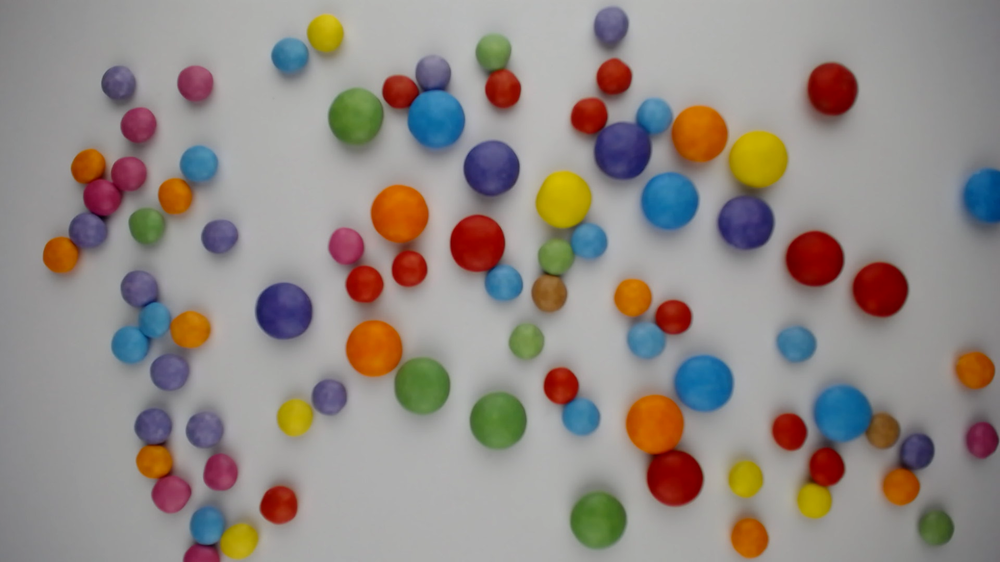
#> input picture smarties1.png, 1000 x 562 px, shrunk from 1920 x 1080 before the run
$ jupyter execute ObjectDetection.ipynb
#> lines starting #> are read from the running program, lines starting #| are printed output that depends on the picture
# Object detection in the "wild"

A good application in quality management is classifying and counting objects.

[cell 1]
# Import OpenCV
import cv2
# Since OpenCV is based on numpy:
import numpy as np
# Import pyplot (we will need this to plot with the notebook)
import matplotlib.pyplot as plt
# Helper function to provide plots in true colors in the notebook
def imshow(title, im):
    plt.imshow(cv2.cvtColor(im, cv2.COLOR_BGR2RGB))
    plt.title(title)

## Aufgabenstellung

Diesmal geht es um Smarties:

1. Findet und zählt die roten Smarties in den Bildern.

    - Dieses Beispiel ist gut in Anlehnung an die Sh2-Tafeln im Beispiel lösbar.

1. Challenge: zählt große und kleine Smarties (habe ich bisher selbst nicht gelöst...).

    - Hier könnte "HoughCircles" helfen.

1. Challenge 2: Zählt, wie viele Smarties jeweils weggenommen werden.

    - Für Veränderungen ist es hilfreich, Bilder zu subtrahieren.

Dokumentiert eure Lösungen wie gewohnt in einem Jupyter Notebook.

[cell 2]
im = cv2.imread('smarties1.png')
#> im is the input picture: shape (562, 1000, 3); mean B, G, R 134, 138.9, 146.9
plt.figure(figsize = (12,25))
plt.subplot(141)
plt.imshow(im)
plt.subplot(142)
plt.imshow(im[:,:,0], cmap = 'jet')
plt.title('Blue')
plt.subplot(143)
plt.imshow(im[:,:,1], cmap = 'jet')
plt.title('Green')
plt.subplot(144)
plt.imshow(im[:,:,2], cmap = 'jet')
plt.title('Red')
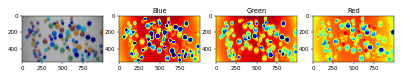
#> figure drawn by matplotlib, 4 panels; B, G, R data is drawn as R, G, B


$ run again, with smarties2.png copied over smarties1.png
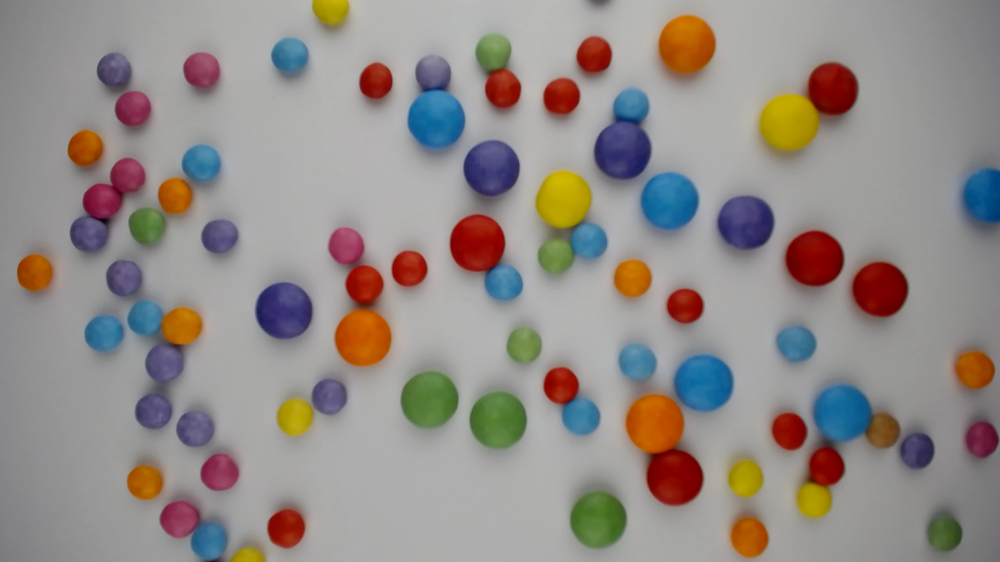
#> input picture smarties2.png, 1000 x 562 px, shrunk from 1920 x 1080 before the run
#> im is the input picture: shape (562, 1000, 3); mean B, G, R 137, 140.7, 147.7
#> `[cell 2] im = cv2.imread('smarties1.png') plt.figure(figsize = (12,25)..`:
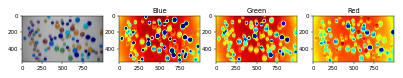
#> figure drawn by matplotlib, 4 panels; B, G, R data is drawn as R, G, B
